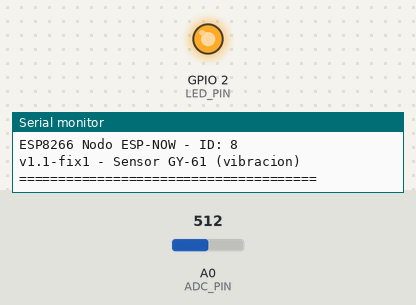
Bench run of a sketch on a simulated ESP8266 (NodeMCU). Parts: output pins drawn as LEDs (lit = HIGH), the last lines printed to the serial monitor. Inputs (shaded band) come from the test bench; at power-on: A0 (ADC_PIN) = 512.

Above: at 0.1 s.
At 0.6 s:
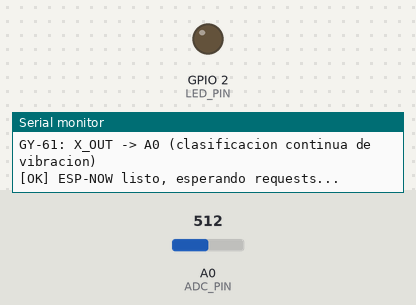
Timing chart, 0 to 2.1 s (numbered marks = the images above):
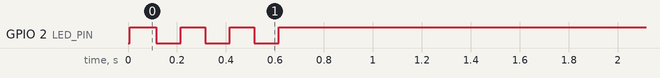

The sketch:

firmware_nodo_8.ino
```cpp
/**
 * Firmware ESP8266 - Nodo 8 GY-61 (ADXL335) — netEspNow v1.1-fix1
 * =================================================================
 * Placa: NodeMCU v3 (ESP-12E, CP2102)
 *
 * Funcion:
 *   - Nodo de ACELERACION / VIBRACION (GY-61 / ADXL335), eje X.
 *   - MUESTREA CONTINUAMENTE el eje X (cada 10 ms, ventana de 50 muestras)
 *     y CLASIFICA en tiempo real el estado de vibracion:
 *         0 = REPOSO
 *         1 = VIBRACION BAJA
 *         2 = VIBRACION MEDIA
 *         3 = VIBRACION ALTA
 *   - La clasificacion se calcula SIEMPRE en loop() (en segundo plano).
 *   - Solo cuando el bridge pregunta (request msg_type=0, node_id=8),
 *     responde (msg_type=4) con la categorizacion actual + el valor de X
 *     + el rango de vibracion.
 *
 * CABLEADO:
 *   GY-61 VCC   -> 3.3V
 *   GY-61 GND   -> GND
 *   GY-61 X_OUT -> A0   (eje X)
 *   - D4 (GPIO2) -> LED_BUILTIN (heartbeat, activo en LOW)
 *
 * COMO CLASIFICA:
 *   - Mantiene un buffer circular de 50 lecturas del ADC.
 *   - Calcula "rango" = max - min de las ultimas 50 lecturas.
 *   - Si el rango es chico => reposo; si es grande => vibracion.
 *   - Umbrales (calibrables):
 *       rango <  12  -> REPOSO
 *       12 <= rango < 40  -> VIBRACION BAJA
 *       40 <= rango < 100 -> VIBRACION MEDIA
 *       rango >= 100 -> VIBRACION ALTA
 */

#include <ESP8266WiFi.h>
#include <espnow.h>

// ============================================================
// CONFIGURACION - ID DEL NODO
// ============================================================
#define NODE_ID 8

#define MSG_TYPE_REQUEST        0
#define MSG_TYPE_RESPONSE       1   // (no usado por este nodo)
#define MSG_TYPE_ACCEL_RESPONSE 4   // respuesta de este nodo

#define SERIAL_BAUD      115200
#define HEARTBEAT_MS     1000

// LED (activo en LOW en NodeMCU)
#define LED_PIN   LED_BUILTIN
#define LED_ON    LOW
#define LED_OFF   HIGH

// Entrada analogica (eje X del GY-61)
#define ADC_PIN A0

// ---- Parametros del algoritmo de clasificacion ----
#define N_SAMPLES          50      // tamano de la ventana (50 lecturas)
#define SAMPLE_INTERVAL_MS 10      // intervalo de muestreo (10 ms = 100 Hz)

// Umbrales de vibracion (rango = max - min), calibrables
#define VIB_TH_REST 12    // por debajo => reposo
#define VIB_TH_LOW  40    // por debajo => vibracion baja
#define VIB_TH_MED  100   // por debajo => vibracion media (arriba => alta)

// Niveles de clasificacion
#define VIB_REPOSO 0
#define VIB_BAJA   1
#define VIB_MEDIA  2
#define VIB_ALTA   3

// ============================================================
// Estructuras de mensaje (deben coincidir con el bridge)
// ============================================================

// Request del bridge (misma struct de 13 B que los nodos universales)
typedef struct __attribute__((packed)) {
  uint8_t  msg_type;    // 0=request
  uint8_t  node_id;     // ID destino/origen
  uint8_t  gpio_state;  // no usado aqui
  uint16_t adc_value;   // no usado aqui
  uint32_t counter;
  uint32_t uptime_ms;
} EspNowMessage;        // 13 bytes

// Respuesta de aceleracion/vibracion (16 bytes)
typedef struct __attribute__((packed)) {
  uint8_t  msg_type;    // 4 = accel response
  uint8_t  node_id;     // 8
  uint16_t accel_x;     // valor X actual (promedio de la ventana)
  uint16_t vib_range;   // rango de vibracion (max - min, 0-1023)
  uint8_t  vib_level;   // 0=reposo, 1=baja, 2=media, 3=alta
  uint8_t  reserved;    // reservado (0)
  uint32_t counter;     // contador correlativo
  uint32_t uptime_ms;   // tiempo activo del nodo
} EspNowAccelMessage;   // 16 bytes

// ============================================================
// Variables del algoritmo de muestreo/clasificacion
// ============================================================
static uint16_t buf[N_SAMPLES];   // buffer circular de lecturas
static uint16_t buf_count = 0;    // cuantas muestras validas hay
static uint8_t  buf_idx = 0;      // indice de escritura

static uint16_t current_avg   = 512;   // promedio actual
static uint16_t current_range = 0;     // rango actual (max - min)
static uint8_t  current_level = VIB_REPOSO;  // clasificacion actual

// ============================================================
// Variables compartidas ISR <-> loop
// ============================================================
static volatile bool    g_request_pending = false;
static volatile uint8_t g_master_mac[6];
static uint32_t response_counter = 0;
static bool master_peer_added = false;
static unsigned long last_heartbeat = 0;
static unsigned long last_sample = 0;

// ============================================================
// Clasificar el estado segun el rango de vibracion
// ============================================================
uint8_t categorizeVibration(uint16_t range) {
  if (range < VIB_TH_REST) return VIB_REPOSO;
  if (range < VIB_TH_LOW)  return VIB_BAJA;
  if (range < VIB_TH_MED)  return VIB_MEDIA;
  return VIB_ALTA;
}

// ============================================================
// Tomar una muestra y actualizar estadisticas + clasificacion
// ============================================================
void sampleAccel() {
  buf[buf_idx] = analogRead(ADC_PIN);
  buf_idx = (buf_idx + 1) % N_SAMPLES;
  if (buf_count < N_SAMPLES) buf_count++;

  // Recalcular min, max y suma sobre la ventana
  uint16_t mn = 1023, mx = 0;
  uint32_t sum = 0;
  for (uint16_t i = 0; i < buf_count; i++) {
    uint16_t v = buf[i];
    if (v < mn) mn = v;
    if (v > mx) mx = v;
    sum += v;
  }

  current_avg   = (uint16_t)(sum / buf_count);
  current_range = (uint16_t)(mx - mn);
  current_level = categorizeVibration(current_range);
}

// ============================================================
// Callback ISR: datos recibidos via ESP-NOW
// ============================================================
void onDataReceived(uint8_t *mac, uint8_t *data, uint8_t len) {
  if (len < 2) return;
  uint8_t type = data[0];
  uint8_t id   = data[1];
  if (type == MSG_TYPE_REQUEST && id == NODE_ID) {
    memcpy((void*)g_master_mac, mac, 6);
    g_request_pending = true;
  }
}

// ============================================================
// Callback ISR: confirmacion de envio
// ============================================================
void onDataSent(uint8_t *mac, uint8_t status) {
  (void)mac; (void)status;
}

// ============================================================
// Enviar respuesta (desde loop, NO desde ISR)
// ============================================================
void sendAccelResponse() {
  response_counter++;

  EspNowAccelMessage resp;
  resp.msg_type   = MSG_TYPE_ACCEL_RESPONSE;
  resp.node_id    = NODE_ID;
  resp.accel_x    = current_avg;    // valor X actual
  resp.vib_range  = current_range;  // rango de vibracion
  resp.vib_level  = current_level;  // clasificacion
  resp.reserved   = 0;
  resp.counter    = response_counter;
  resp.uptime_ms  = millis();

  uint8_t mac[6];
  memcpy(mac, (const void*)g_master_mac, 6);

  if (!master_peer_added) {
    esp_now_add_peer(mac, ESP_NOW_ROLE_COMBO, 1, NULL, 0);
    master_peer_added = true;
    delay(10);
  }

  int ret = esp_now_send(mac, (uint8_t*)&resp, sizeof(EspNowAccelMessage));

  Serial.print("[OK] Respuesta nodo ");
  Serial.print(NODE_ID);
  Serial.print(" | x=");
  Serial.print(resp.accel_x);
  Serial.print(" rango=");
  Serial.print(resp.vib_range);
  Serial.print(" nivel=");
  Serial.print(resp.vib_level);
  Serial.print(" | contador=");
  Serial.print(response_counter);
  Serial.print(" | send=");
  Serial.println(ret == 0 ? "OK" : "FAIL");
}

// ============================================================
// Setup
// ============================================================
void setup() {
  Serial.begin(SERIAL_BAUD);
  Serial.println();
  Serial.println("======================================");
  Serial.print("ESP8266 Nodo ESP-NOW - ID: ");
  Serial.println(NODE_ID);
  Serial.println("v1.1-fix1 - Sensor GY-61 (vibracion)");
  Serial.println("======================================");

  pinMode(LED_PIN, OUTPUT);
  digitalWrite(LED_PIN, LED_OFF);

  WiFi.mode(WIFI_STA);
  WiFi.disconnect();
  delay(100);

  Serial.print("MAC: ");
  Serial.println(WiFi.macAddress());
  Serial.print("FW: ESP-NOW Nodo v1.1-fix1 ID=");
  Serial.println(NODE_ID);
  Serial.println("GY-61: X_OUT -> A0 (clasificacion continua de vibracion)");

  int ret = esp_now_init();
  if (ret != 0) {
    Serial.print("[ERROR] esp_now_init() = ");
    Serial.println(ret);
    return;
  }

  esp_now_set_self_role(ESP_NOW_ROLE_COMBO);
  esp_now_register_recv_cb(onDataReceived);
  esp_now_register_send_cb(onDataSent);

  Serial.println("[OK] ESP-NOW listo, esperando requests...");
  Serial.println();

  // Parpadeo de inicio: 3 parpadeos
  for (int i = 0; i < 3; i++) {
    digitalWrite(LED_PIN, LED_ON);  delay(100);
    digitalWrite(LED_PIN, LED_OFF); delay(100);
  }

  last_heartbeat = millis();
  last_sample = millis();
}

// ============================================================
// Loop
// ============================================================
void loop() {
  unsigned long now = millis();

  // Muestreo continuo del acelerometro (cada SAMPLE_INTERVAL_MS)
  if (now - last_sample >= SAMPLE_INTERVAL_MS) {
    last_sample = now;
    sampleAccel();
  }

  // Heartbeat LED cada 1s (blink corto, sin bloquear el muestreo)
  if (now - last_heartbeat >= HEARTBEAT_MS) {
    last_heartbeat = now;
    digitalWrite(LED_PIN, LED_ON);
    delayMicroseconds(5000);   // 5 ms de pulso
    digitalWrite(LED_PIN, LED_OFF);
  }

  // Procesar request pendiente (entrega la clasificacion actual)
  if (g_request_pending) {
    g_request_pending = false;
    sendAccelResponse();
  }

  delay(1);
}
```
